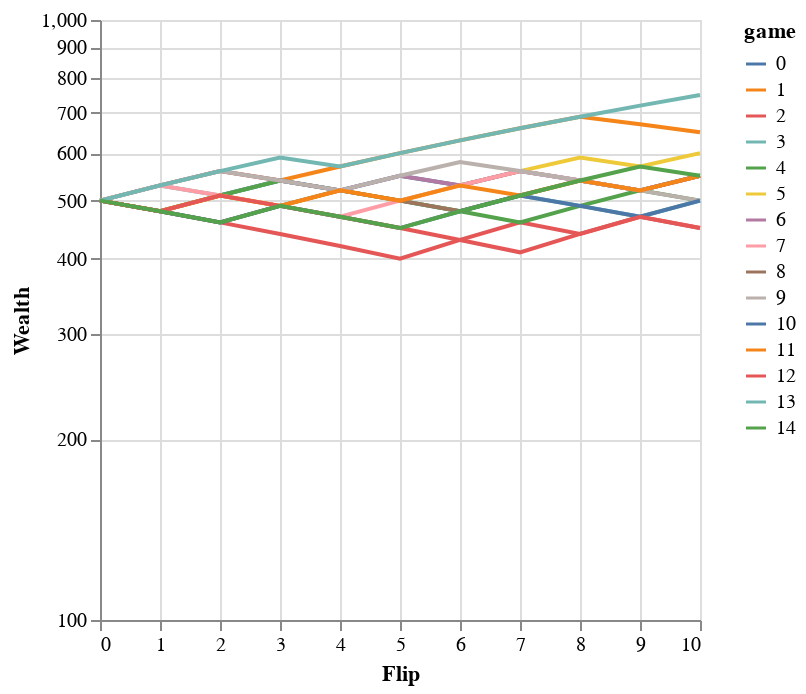

Notebook code for this chart:
### Markdown cell above
### Constant Dollar Wager

### Code cell
constant_dollar.amount = (
   20 # You can use this to change the constant dollar wage - here it's 5
)
constant_dollar.plot_games(n_games=15, log=True, opacity=1)

### Figure 1 — Vega-Lite specification as saved in the notebook (floating-point values rounded to 4 significant figures; data arrays with more than 128 entries replaced by an {"elided": "..."} marker saying what was removed)
{"config": {"view": {"continuousWidth": 300, "continuousHeight": 300}}, "data": {"name": "data-fdd0fe6c62b8cfd16d0930d0933ba015"}, "mark": {"type": "line", "opacity": 1}, "encoding": {"color": {"field": "game", "type": "nominal"}, "x": {"field": "flip", "title": "Flip", "type": "quantitative"}, "y": {"field": "wealth", "scale": {"type": "log"}, "title": "Wealth", "type": "quantitative"}}, "$schema": "https://vega.github.io/schema/vega-lite/v5.8.0.json", "datasets": {"data-fdd0fe6c62b8cfd16d0930d0933ba015": {"elided": "165 records"}}}
